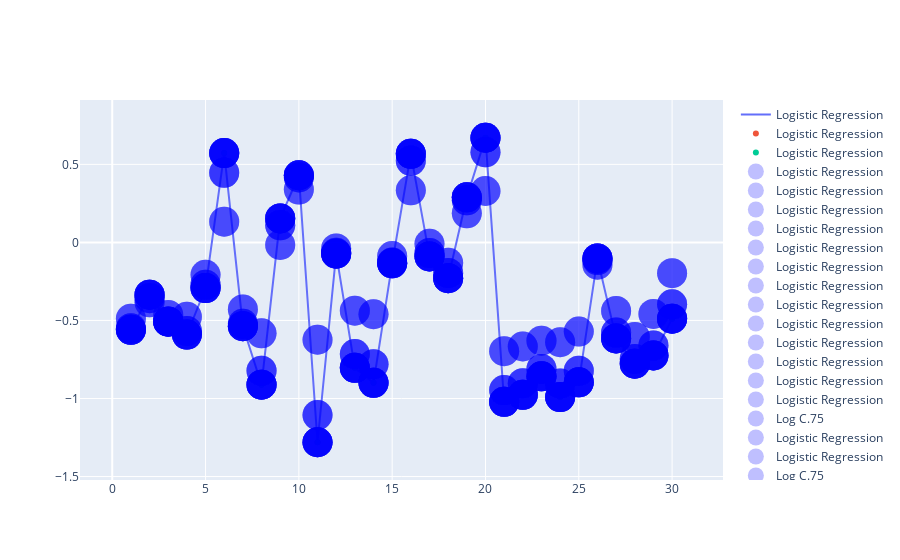

The code cell stored with this chart in its notebook:
### Markdown cell above
Add three scatterplots to `fig`:

- `with fig do add_scatter using`
    - freestyle `x=dummyX`
    - freestyle `y=np.ravel(std_clf[1].coef_)`
    - freestyle `name='Logistic Regression'`
    - freestyle `mode='markers'`
    - freestyle `marker=dict(color='blue', opacity=0.25, size=30)`
    
**For the next two, copy the first and make small changes.**

- `with fig do add_scatter using`
    - freestyle `x=dummyX`
    - freestyle `y=np.ravel(std_clf_ridge75[1].coef_)`
    - freestyle `name='Logistic Ridge Regression C=.75'`
    - freestyle `mode='markers'`
    - freestyle `marker=dict(color='green', opacity=0.50, size=15)`
    
    
- `with fig do add_scatter using`
    - freestyle `x=dummyX`
    - freestyle `y=np.ravel(std_clf_ridge25[1].coef_)`
    - freestyle `name='Logistic Ridge Regression C=.25'`
    - freestyle `mode='markers'`
    - freestyle `marker=dict(color='red', opacity=0.75, size=8)`

### Code cell
fig.add_scatter(x=dummyX,y=np.ravel(std_clf[1].coef_),name='Logistic Regression',mode='markers',marker=dict(color='blue', opacity=0.25, size=30))

fig.add_scatter(x=dummyX,y=np.ravel(std_clf_ridge75[1].coef_),name='Log C.75',mode='markers',marker=dict(color='blue', opacity=0.25, size=30))

fig.add_scatter(x=dummyX,y=np.ravel(std_clf_ridge25[1].coef_),name='Log C=0.25',mode='markers',marker=dict(color='blue', opacity=0.25, size=30))

#<xml xmlns="https://developers.google.com/blockly/xml"><variables><variable id="iVijvP{JilL0x4[TJ0W5">fig</variable></variables><block type="varDoMethod" id="HQpV;xoS*)U_Y-rO#P{4" x="27" y="-371"><mutation items="5"></mutation><field name="VAR" id="iVijvP{JilL0x4[TJ0W5">fig</field><field name="MEMBER">add_scatter</field><data>fig:add_scatter</data><value name="ADD0"><block type="dummyOutputCodeBlock" id="[^*VvU=ur*$~r(uGX!~!"><field name="CODE">x=dummyX</field></block></value><value name="ADD1"><block type="dummyOutputCodeBlock" id="Q,SRo.Q:3T{rp?o]*KWx"><field name="CODE">y=np.ravel(std_clf[1].coef_)</field></block></value><value name="ADD2"><block type="dummyOutputCodeBlock" id="Uo;}@W0{01M7FJGV%9BT"><field name="CODE">name='Logistic Regression'</field></block></value><value name="ADD3"><block type="dummyOutputCodeBlock" id="6~35#1%UVEy[dWfSfBrD"><field name="CODE">mode='markers' </field></block></value><value name="ADD4"><block type="dummyOutputCodeBlock" id="fy]h-y9~Ga=E`!ZU{VBc"><field name="CODE">marker=dict(color='blue', opacity=0.25, size=30)</field></block></value></block><block type="varDoMethod" id="0nc6)N;.]cO/8TUoc~Q;" x="32" y="-153"><mutation items="5"></mutation><field name="VAR" id="iVijvP{JilL0x4[TJ0W5">fig</field><field name="MEMBER">add_scatter</field><data>fig:add_scatter</data><value name="ADD0"><block type="dummyOutputCodeBlock" id="g81T9`mWQRxYOP[jBvD_"><field name="CODE">x=dummyX</field></block></value><value name="ADD1"><block type="dummyOutputCodeBlock" id=")WQs/Mq4DR-zc0J5r{dy"><field name="CODE">y=np.ravel(std_clf_ridge75[1].coef_)</field></block></value><value name="ADD2"><block type="dummyOutputCodeBlock" id="P-9lcG|Z!q!xWbQwC[RW"><field name="CODE">name='Log C.75'</field></block></value><value name="ADD3"><block type="dummyOutputCodeBlock" id=",~zD)nXs^On)Juos=b!:"><field name="CODE">mode='markers' </field></block></value><value name="ADD4"><block type="dummyOutputCodeBlock" id="Fu?[cNFxT91].8tHfKP1"><field name="CODE">marker=dict(color='blue', opacity=0.25, size=30)</field></block></value></block><block type="varDoMethod" id="picr]6i3|Er9f)(H:(~5" x="38" y="46"><mutation items="5"></mutation><field name="VAR" id="iVijvP{JilL0x4[TJ0W5">fig</field><field name="MEMBER">add_scatter</field><data>fig:add_scatter</data><value name="ADD0"><block type="dummyOutputCodeBlock" id="Z%[P2Tk[1YA9Z|E+G6%u"><field name="CODE">x=dummyX</field></block></value><value name="ADD1"><block type="dummyOutputCodeBlock" id="Ev|pg*)i-|^rU1)1gxiY"><field name="CODE">y=np.ravel(std_clf_ridge25[1].coef_)</field></block></value><value name="ADD2"><block type="dummyOutputCodeBlock" id="NL~OQtcU$]:^%M^ukh-|"><field name="CODE">name='Log C=0.25'</field></block></value><value name="ADD3"><block type="dummyOutputCodeBlock" id="^`{,+}Eia.+x_iO7.r_i"><field name="CODE">mode='markers' </field></block></value><value name="ADD4"><block type="dummyOutputCodeBlock" id="ft,bwGMp@BR|XXkqx=kF"><field name="CODE">marker=dict(color='blue', opacity=0.25, size=30)</field></block></value></block></xml>
